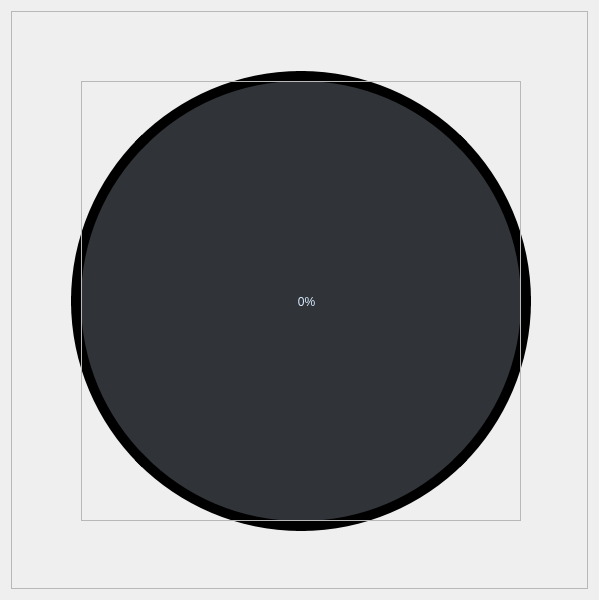
<?xml version="1.0" encoding="UTF-8"?>
<ui version="4.0">
 <class>Form</class>
 <widget class="QWidget" name="Form">
  <property name="geometry">
   <rect>
    <x>0</x>
    <y>0</y>
    <width>599</width>
    <height>600</height>
   </rect>
  </property>
  <property name="windowTitle">
   <string>Form</string>
  </property>
  <layout class="QHBoxLayout" name="horizontalLayout">
   <item>
    <widget class="QFrame" name="mainContainer">
     <property name="frameShape">
      <enum>QFrame::StyledPanel</enum>
     </property>
     <property name="frameShadow">
      <enum>QFrame::Raised</enum>
     </property>
     <widget class="QFrame" name="proggressFrm">
      <property name="geometry">
       <rect>
        <x>70</x>
        <y>70</y>
        <width>440</width>
        <height>440</height>
       </rect>
      </property>
      <property name="maximumSize">
       <size>
        <width>440</width>
        <height>440</height>
       </size>
      </property>
      <property name="styleSheet">
       <string notr="true"/>
      </property>
      <property name="frameShape">
       <enum>QFrame::StyledPanel</enum>
      </property>
      <property name="frameShadow">
       <enum>QFrame::Raised</enum>
      </property>
     </widget>
     <widget class="QLabel" name="label">
      <property name="geometry">
       <rect>
        <x>90</x>
        <y>90</y>
        <width>400</width>
        <height>400</height>
       </rect>
      </property>
      <property name="minimumSize">
       <size>
        <width>400</width>
        <height>400</height>
       </size>
      </property>
      <property name="maximumSize">
       <size>
        <width>400</width>
        <height>400</height>
       </size>
      </property>
      <property name="sizeIncrement">
       <size>
        <width>0</width>
        <height>0</height>
       </size>
      </property>
      <property name="text">
       <string/>
      </property>
      <property name="pixmap">
       <pixmap resource="../resorces/bg_img.qrc">:/main/progress.png</pixmap>
      </property>
      <property name="scaledContents">
       <bool>true</bool>
      </property>
     </widget>
     <widget class="QFrame" name="proggressFrm_2">
      <property name="geometry">
       <rect>
        <x>60</x>
        <y>60</y>
        <width>460</width>
        <height>460</height>
       </rect>
      </property>
      <property name="sizePolicy">
       <sizepolicy hsizetype="Preferred" vsizetype="Preferred">
        <horstretch>0</horstretch>
        <verstretch>0</verstretch>
       </sizepolicy>
      </property>
      <property name="minimumSize">
       <size>
        <width>460</width>
        <height>460</height>
       </size>
      </property>
      <property name="maximumSize">
       <size>
        <width>460</width>
        <height>460</height>
       </size>
      </property>
      <property name="styleSheet">
       <string notr="true">QFrame {
background:#303338;
border-radius:230px;
border: 10px solid black;
}</string>
      </property>
      <property name="frameShape">
       <enum>QFrame::StyledPanel</enum>
      </property>
      <property name="frameShadow">
       <enum>QFrame::Raised</enum>
      </property>
     </widget>
     <widget class="QLabel" name="percentLbl">
      <property name="geometry">
       <rect>
        <x>200</x>
        <y>230</y>
        <width>191</width>
        <height>121</height>
       </rect>
      </property>
      <property name="styleSheet">
       <string notr="true">QLabel {
	font: 700 20pt &quot;Unispace&quot;;
	color: rgb(217, 236, 255);
}</string>
      </property>
      <property name="text">
       <string>0%</string>
      </property>
      <property name="alignment">
       <set>Qt::AlignCenter</set>
      </property>
     </widget>
     <zorder>proggressFrm_2</zorder>
     <zorder>proggressFrm</zorder>
     <zorder>label</zorder>
     <zorder>percentLbl</zorder>
    </widget>
   </item>
  </layout>
 </widget>
 <resources>
  <include location="../resorces/bg_img.qrc"/>
  <include location="resorces/bg_img.qrc"/>
 </resources>
 <connections/>
</ui>
